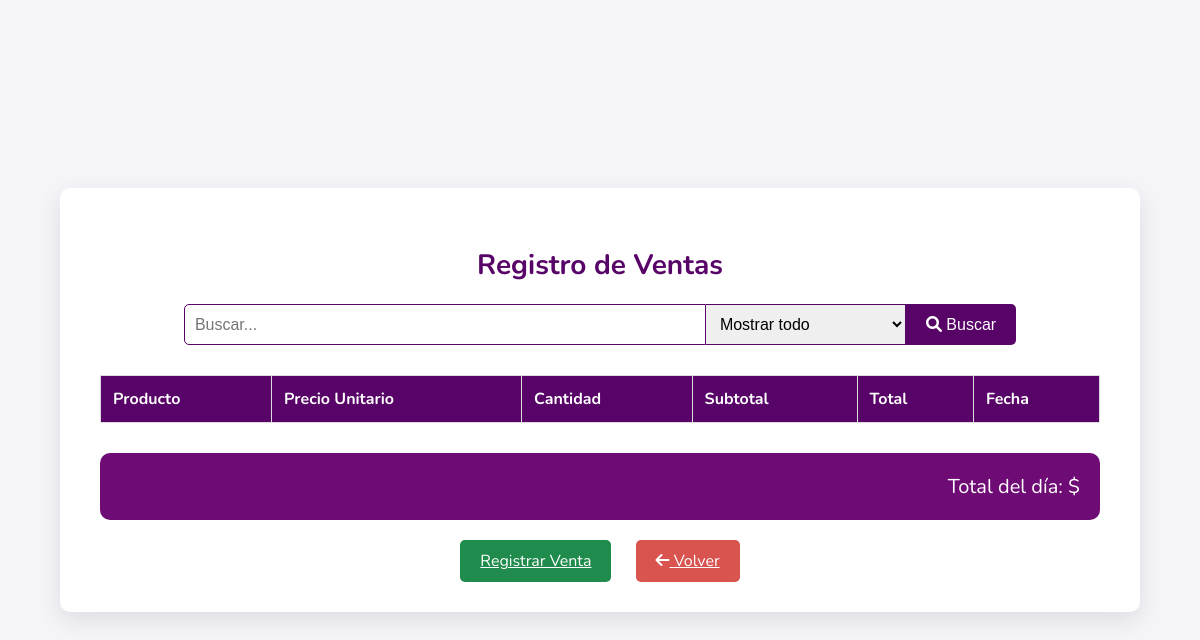
The app's page /registro_ventas/, older data.
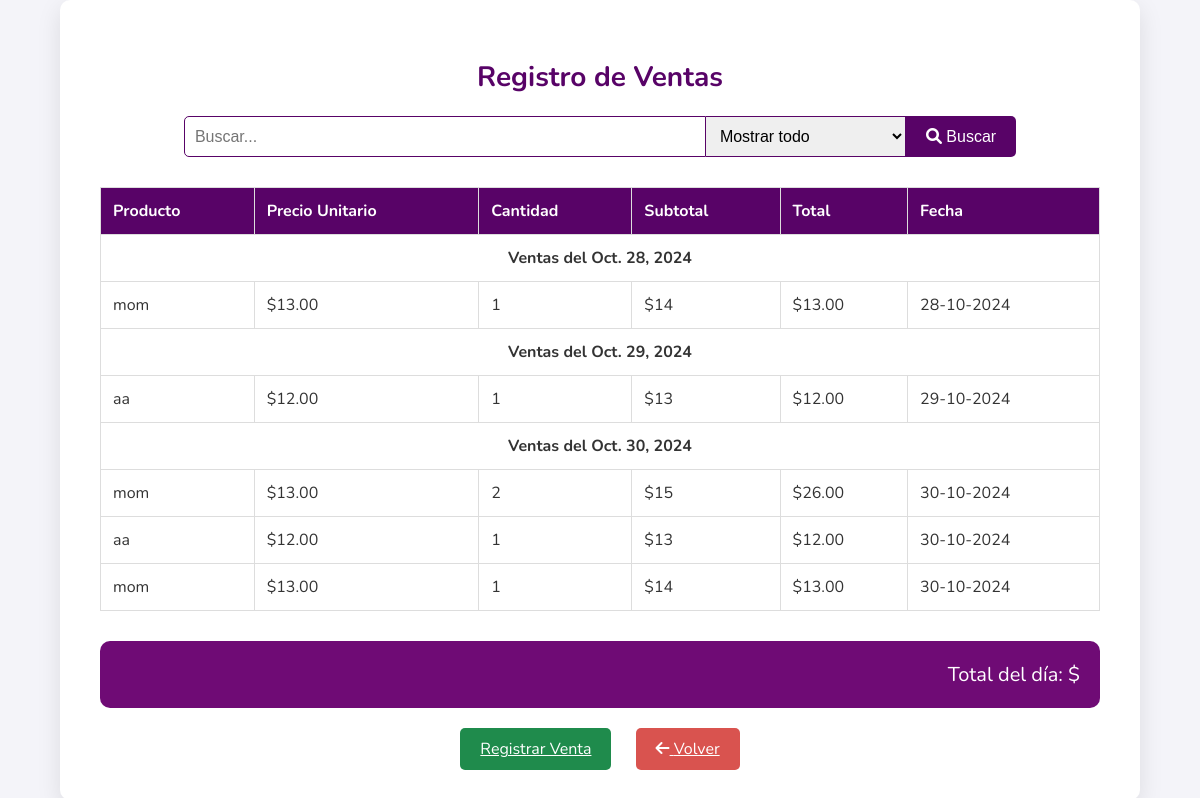
The same page, newer data.
### gestion/models.py (models this page shows, shortened)
class Venta(models.Model):
    producto = models.ForeignKey(Producto, on_delete=models.CASCADE)
    cantidad = models.PositiveIntegerField()
    fecha = models.DateField()  # Este campo debe ser proporcionado en el formulario
    total = models.DecimalField(max_digits=10, decimal_places=2, default=0)

class Producto(models.Model):
    nombre = models.CharField(max_length=100)
    precio = models.DecimalField(max_digits=10, decimal_places=2)
    stock = models.IntegerField()
    stock_minimo = models.IntegerField()

### gestion/views.py (the view)
# urls.py: path('registro_ventas/', views.registro_ventas, name='registro_ventas'),
def registro_ventas(request):
    ventas = Venta.objects.all().order_by('fecha')
    ventas_por_fecha = {}
    for venta in ventas:
        if venta.fecha not in ventas_por_fecha:
            ventas_por_fecha[venta.fecha] = []
        ventas_por_fecha[venta.fecha].append(venta)
    total_por_fecha = {fecha: sum(venta.total for venta in ventas) for fecha, ventas in ventas_por_fecha.items()}
    context = {
        'ventas_por_fecha': ventas_por_fecha,
        'total_por_fecha': total_por_fecha,  # Pass the total per date
        'total_dia': sum(venta.total for venta in ventas)  # Total of all sales
    }
    return render(request, 'gestion/registro_ventas.html', context)

### gestion/templates/gestion/registro_ventas.html (shortened to what this page needs)
<!DOCTYPE html>
<html lang="es">
<head>
    <link rel="stylesheet" href="https://cdnjs.cloudflare.com/ajax/libs/font-awesome/6.0-beta3/css/all.min.css">
</head>
<body>
    <div class="sales-container">
        <h1>Registro de Ventas</h1>
        <form class="search-bar" onsubmit="filterSales(event)">
            <input type="text" id="searchInput" placeholder="Buscar..." name="busqueda">
            <select id="searchOption" onchange="changeInputType()">
                <option value="mostrar_todo">Mostrar todo</option>
            </select>
            <button type="submit"><i class="fas fa-search"></i> Buscar</button>
        </form>
        <table>
            <thead>
                <tr>
                    <th>Producto</th>
                    <th>Precio Unitario</th>
                    <th>Cantidad</th>
                    <th>Subtotal</th>
                    <th>Total</th>
                    <th>Fecha</th>
                </tr>
            </thead>
            <tbody id="salesBody">
                {% for venta_fecha, ventas in ventas_por_fecha.items %}
                    <tr>
                        <td colspan="6" style="text-align: center; font-weight: bold;">Ventas del {{ venta_fecha }}</td>
                    </tr>
                    {% for venta in ventas %}
                    <tr>
                        <td>{{ venta.producto.nombre }}</td>
                        <td>${{ venta.producto.precio }}</td>
                        <td>{{ venta.cantidad }}</td>
                        <td>${{ venta.cantidad|floatformat:0|add:venta.producto.precio|floatformat:0 }}</td>
                        <td>${{ venta.total }}</td>
                        <td>{{ venta.fecha|date:"d-m-Y" }}</td>
                    </tr>
                    {% endfor %}
                {% endfor %}
            </tbody>
        </table>
        <div class="total-item">
            Total del día: ${{ total_dia|dictsort:"0"|join:"" }}
        </div>
        <div class="button-container">
            <a href="{% url 'anadir_venta' %}" class="register-btn">Registrar Venta</a>
            <a href="{% url 'trabajador_dashboard' %}" class="back-btn"><i class="fas fa-arrow-left"></i> Volver</a>
        </div>
    </div>
</body>
</html>

### gestion/templates/gestion/registro_ventas.html (style rules this page uses)
body { font-family: 'Nunito', sans-serif; background-color: #f4f4f9; margin: 0; padding: 0; display: flex; justify-content: center; align-items: center; height: 100vh; }
.sales-container { background-color: #fff; padding: 40px; border-radius: 10px; box-shadow: 0 8px 24px rgba(0, 0, 0, 0.1); width: 1000px; text-align: center; }
.sales-container h1 { font-size: 28px; color: #580367; margin-bottom: 20px; }
.search-bar { display: flex; justify-content: center; margin-bottom: 30px; }
.search-bar input { padding: 10px; font-size: 16px; width: 50%; border: 1px solid #580367; border-radius: 5px 0 0 5px; outline: none; }
.search-bar select { padding: 10px; font-size: 16px; border: 1px solid #580367; border-left: none; outline: none; width: 20%; }
.search-bar button { padding: 10px 20px; font-size: 16px; background-color: #580367; color: white; border: none; border-radius: 0 5px 5px 0; cursor: pointer; transition: background-color 0.3s; }
table { width: 100%; border-collapse: collapse; margin-bottom: 30px; }
table, th, td { border: 1px solid #ddd; }
th, td { padding: 12px; text-align: left; }
th { background-color: #580367; color: white; }
td { color: #333; }
.register-btn { padding: 10px 20px; background-color: #1f8b4c; color: white; border: none; border-radius: 5px; cursor: pointer; transition: background-color 0.3s; margin: 10px; }
.back-btn { padding: 10px 20px; background-color: #d9534f; color: white; border: none; border-radius: 5px; cursor: pointer; transition: background-color 0.3s; margin: 10px; }
.total-item { background-color: #6f0b75; color: white; padding: 20px; border-radius: 10px; text-align: right; font-size: 20px; margin-bottom: 30px; }
.button-container { margin-top: 20px; }

Row changes from the older to the newer data that the page shows:
added Venta: fecha "Oct. 28, 2024", producto.nombre "mom", producto.precio "13.00", cantidad "1", cantidad|add "14", total "13.00", fecha "28-10-2024"
added Venta: fecha "Oct. 29, 2024", producto.nombre "aa", producto.precio "12.00", cantidad "1", cantidad|add "13", total "12.00", fecha "29-10-2024"
added Venta: fecha "Oct. 30, 2024", producto.nombre "mom", producto.precio "13.00", cantidad "2", cantidad|add "15", total "26.00", fecha "30-10-2024"
added Venta: producto.nombre "aa", producto.precio "12.00", cantidad "1", cantidad|add "13", total "12.00", fecha "30-10-2024", shown under "Oct. 30, 2024"
added Venta: producto.nombre "mom", producto.precio "13.00", cantidad "1", cantidad|add "14", total "13.00", fecha "30-10-2024", shown under "Oct. 30, 2024"
